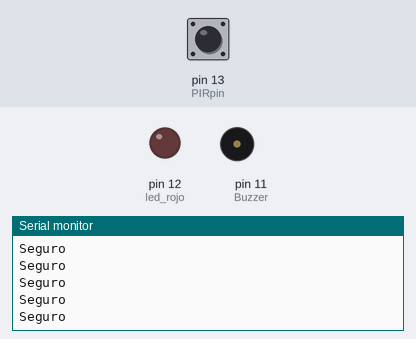
The sketch below on a simulated Arduino Uno, built with avr-gcc and run on an emulated ATmega328P. Shown: output pins drawn as LEDs (lit = HIGH), buzzer (waves = sounding, pin HIGH), the last lines printed to the serial monitor. The inputs (shaded band) are chosen by the test bench; at power-on: pin 13 (PIRpin) LOW.

Above: at 1.2 s.
1.3 s: pin 13 (PIRpin) driven HIGH
At 1.9 s:
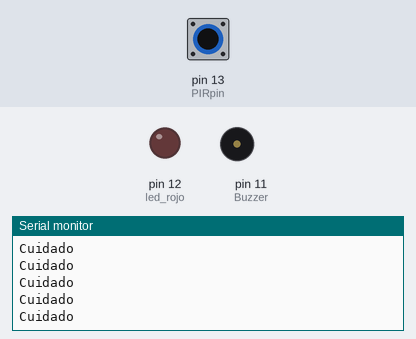
3.2 s: pin 13 (PIRpin) driven LOW
At 4.3 s:
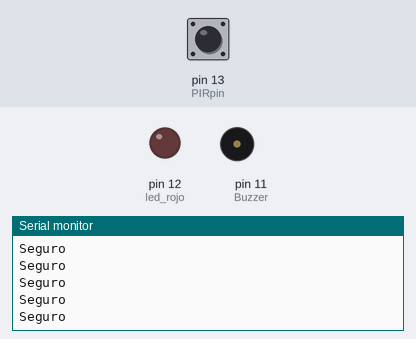

Measured:
- after the input at 1.3 s, the serial monitor: prints a new line after 0.08 s (image 1)

The sketch:

AlarmaDeInvidentes-t17.ino
```cpp
const int PIRpin = 13;//pin 13 asignado

void setup() {

 Serial.begin(9600);//enlase puerto serial
 pinMode(13,INPUT);//pin 2 es salida
 pinMode(12,OUTPUT);//led rojo
 pinMode(11,OUTPUT);//Buzzer
}

void loop() {
 int PIR = digitalRead(PIRpin);//lee la variable que tenga PIRpin

  if(PIR == HIGH){

    Serial.println("Cuidado ");//escribe cuidado
    digitalWrite(13,LOW);//detecta el pirpir

  }else{

    Serial.println("Seguro ");//escribe seguro
    digitalWrite(13,HIGH);//detecta el pirpir

  }

}
```
